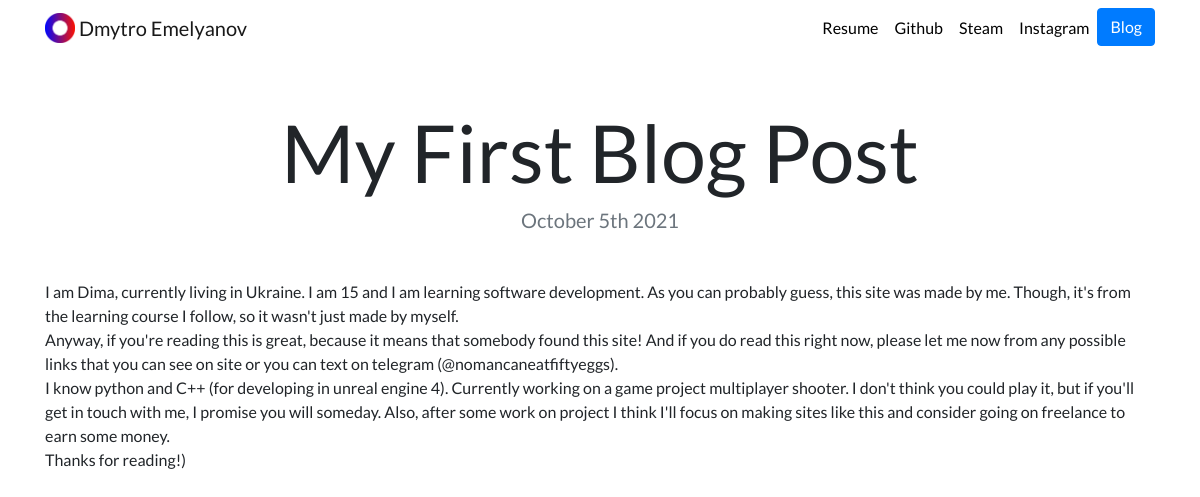
Page /blog/11/ on the committed database.
### blog/models.py (models this page shows, shortened)
class Blog(models.Model):
    title = models.CharField(max_length=200)
    date_added = models.DateField()
    description = models.TextField()

### blog/views.py (the view)
# urls.py: path('<int:blog_id>/', views.detail, name='detail'),
def detail(request, blog_id):
    blog = get_object_or_404(Blog, pk=blog_id)
    return render(request, 'blog/detail.html', {'blog': blog})

### blog/templates/blog/detail.html
{% extends "portfolio/base.html" %}
{% load static %}
{% block content %}
<h1 class="text-center mt-5" id="blogdetailtitle">{{ blog.title }}</h1>
<h5 class="text-center text-muted mb-5">{{ blog.date_added|date:'F jS Y' }}</h5>
{{ blog.description|safe }}
{% endblock %}

### portfolio/static/portfolio/custom.css (style rules this page uses)
body { font-family: 'Lato', sans-serif; }
@media (min-width: 992px) { #blogdetailtitle { font-size: 5rem; } }

### rows in the picture
Blog: title "My First Blog Post", date_added "October 5th 2021", description "I am Dima, currently living in Ukraine. I am 15 and I am learning software development. As you can probably guess, this site was made by me. Though, it's from the learning course I follow, so it wasn't just made by myself. Anyway, if you're reading this is great, because it means that somebody found this site! And if you do read this right now, please let me now from any possible links that you can see on site or you can text on telegram (@nomancaneatfiftyeggs). I know python and C++ (for developing in unreal engine 4). Currently working on a game project multiplayer shooter. I don't think you could play it, but if you'll get in touch with me, I promise you will someday. Also, after some…"
